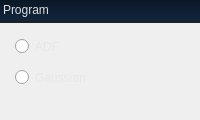
            <widget class="QFrame" name="frame_program">
             <property name="styleSheet">
              <string notr="true">QFrame#frame_program {
background-color: rgb(39, 60, 84);
color:rgb(255, 68, 0);
border-style:inset;
border-width:3px;
border-color: rgb(26, 33, 41);
 }</string>
             </property>
             <layout class="QVBoxLayout" name="verticalLayout_3">
              <property name="leftMargin">
               <number>0</number>
              </property>
              <property name="topMargin">
               <number>0</number>
              </property>
              <property name="rightMargin">
               <number>0</number>
              </property>
              <property name="bottomMargin">
               <number>0</number>
              </property>
              <item>
               <layout class="QVBoxLayout" name="verticalLayout_2">
                <item>
                 <widget class="QLabel" name="label_3">
                  <property name="styleSheet">
                   <string notr="true">QLabel {
font: 14pt  &quot;Microsoft YaHei UI Light&quot;;
color: rgb(222,222,222);
border-style:outset;
border-bottom-width:3px;
border-bottom-color: rgb(26, 33, 41);
background-color: qlineargradient(spread:pad, x1:0, y1:1, x2:0, y2:0, stop:0 rgb(18, 39, 64), stop:1 rgb(10, 23, 38));
}</string>
                  </property>
                  <property name="text">
                   <string>Program</string>
                  </property>
                  <property name="alignment">
                   <set>Qt::AlignLeading|Qt::AlignLeft|Qt::AlignTop</set>
                  </property>
                  <property name="margin">
                   <number>6</number>
                  </property>
                  <property name="indent">
                   <number>-1</number>
                  </property>
                 </widget>
                </item>
                <item>
                 <layout class="QVBoxLayout" name="verticalLayout">
                  <property name="leftMargin">
                   <number>15</number>
                  </property>
                  <property name="topMargin">
                   <number>0</number>
                  </property>
                  <property name="bottomMargin">
                   <number>0</number>
                  </property>
                  <item>
                   <spacer name="verticalSpacer">
                    <property name="orientation">
                     <enum>Qt::Vertical</enum>
                    </property>
                    <property name="sizeType">
                     <enum>QSizePolicy::Expanding</enum>
                    </property>
                    <property name="sizeHint" stdset="0">
                     <size>
                      <width>20</width>
                      <height>10</height>
                     </size>
                    </property>
                   </spacer>
                  </item>
                  <item>
                   <widget class="QRadioButton" name="adf_radio">
                    <property name="styleSheet">
                     <string notr="true">QRadioButton{
font: 12pt &quot;Microsoft YaHei UI Light&quot;;
color: rgb(231, 231, 231);}

QRadioButton:indicator:checked{
border-radius:6px;
background-color: qlineargradient(spread:pad, x1:0, y1:1, x2:0, y2:0, stop:0 rgb(53, 156, 230), stop:1 rgb(55, 119, 222));
border: 0.7px solid white;
}</string>
                    </property>
                    <property name="text">
                     <string>ADF</string>
                    </property>
                   </widget>
                  </item>
                  <item>
                   <spacer name="verticalSpacer_2">
                    <property name="orientation">
                     <enum>Qt::Vertical</enum>
                    </property>
                    <property name="sizeType">
                     <enum>QSizePolicy::Expanding</enum>
                    </property>
                    <property name="sizeHint" stdset="0">
                     <size>
                      <width>20</width>
                      <height>10</height>
                     </size>
                    </property>
                   </spacer>
                  </item>
                  <item>
                   <widget class="QRadioButton" name="gaussian_radio">
                    <property name="styleSheet">
                     <string notr="true">QRadioButton{
font: 12pt &quot;Microsoft YaHei UI Light&quot;;
color: rgb(231, 231, 231);}

QRadioButton:indicator:checked{
border-radius:6px;
background-color: qlineargradient(spread:pad, x1:0, y1:1, x2:0, y2:0, stop:0 rgb(53, 156, 230), stop:1 rgb(55, 119, 222));
border: 0.7px solid white;
}</string>
                    </property>
                    <property name="text">
                     <string>Gaussian</string>
                    </property>
                   </widget>
                  </item>
                  <item>
                   <spacer name="verticalSpacer_3">
                    <property name="orientation">
                     <enum>Qt::Vertical</enum>
                    </property>
                    <property name="sizeType">
                     <enum>QSizePolicy::Expanding</enum>
                    </property>
                    <property name="sizeHint" stdset="0">
                     <size>
                      <width>20</width>
                      <height>10</height>
                     </size>
                    </property>
                   </spacer>
                  </item>
                  <item>
                   <spacer name="verticalSpacer_4">
                    <property name="orientation">
                     <enum>Qt::Vertical</enum>
                    </property>
                    <property name="sizeType">
                     <enum>QSizePolicy::Expanding</enum>
                    </property>
                    <property name="sizeHint" stdset="0">
                     <size>
                      <width>20</width>
                      <height>25</height>
                     </size>
                    </property>
                   </spacer>
                  </item>
                 </layout>
                </item>
               </layout>
              </item>
             </layout>
            </widget>
